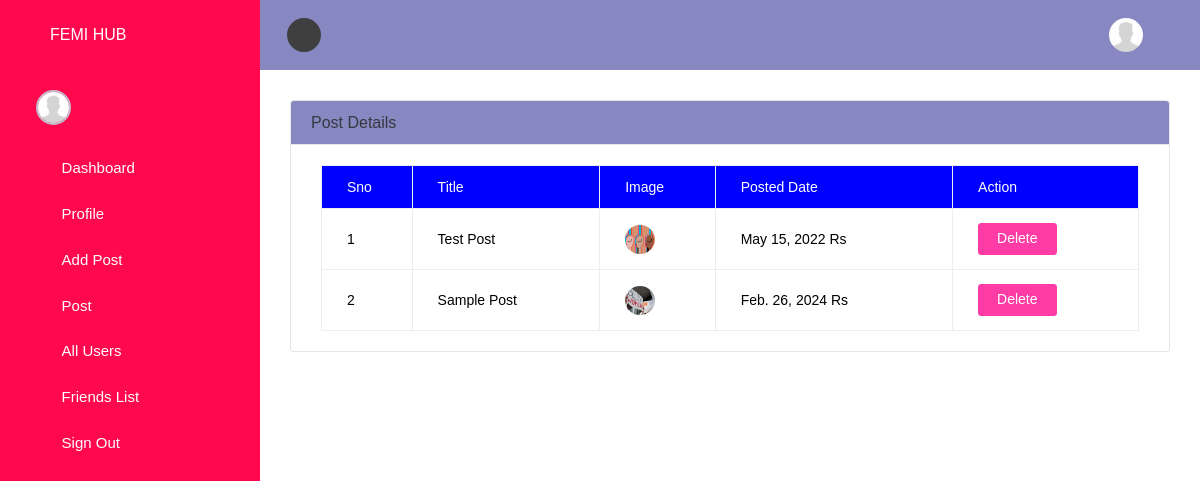
The app's page /post/ (signed in) with its own data.
### app/models.py (models this page shows, shortened)
class Post(models.Model):
	title = models.CharField(max_length=50)
	description = models.TextField(max_length=2000)
	user_id = models.ForeignKey(Register_Detail, on_delete=models.CASCADE)
	image = models.FileField('Upload Image',upload_to='documents/',null=True)
	date = models.DateField('Posted Date',default=timezone.now())

### app/views.py (the view)
# urls.py: path('post/', views.post, name='post'),
def post(request):
	user_id=request.session['user_id']
	if request.session.has_key('username'):
		detail=Post.objects.filter(user_id=int(user_id))
		return render(request,'post.html',{'detail':detail})
	else:
		return render(request,'login.html',{})

### app/templates/post.html
{%include 'header.html'%}
<div class="container" style="margin:0 auto;padding-top:100px;">
<div class="col-xl-12 col-lg-12 col-md-12 col-sm-12 col-12" >
    <div class="card" >
        <h5 class="card-header">Post Details</h5>
        <div class="card-body">
            <div class="table-responsive ">
                <table class="table table-bordered">
                    <thead style="background: blue;color: #FFF">
                        <tr class="white">
                            <th>Sno</th>
							<th>Title</th>
							<th>Image </th>
							<th>Posted Date</th>
							<th>Action</th>
                        </tr>
                    </thead>
                    <tbody>
                        {% for i in detail %}
                        <tr style="background: #FFF;color: #000">
                            <td>{{forloop.counter}}</td>
							<td>{{i.title}}</td>
							<td><img src="/media/{{i.image}}" width="50px"></td>
							<td>{{i.date}} Rs</td>
							<td>
							<a href="{% url 'delete' pk=i.id %}" class="btn btn-danger" onclick="return confirm('Are you sure want to delete?')"> Delete </a></td>
                        </tr>
                        {% empty %}
                        <tr>
                            <td colspan="8" class="text-center bg-primary">No Post</td>
                        </tr>
                       {% endfor %}
                    </tbody>
                </table>
            </div>
        </div>
    </div>
</div>
</div>

### app/templates/header.html (style rules this page uses)
.card-header { background:#8787c1 !important; }

### records on screen
Post: title "Test Post", image (picture), date "May 15, 2022"
Post: title "Sample Post", image (picture), date "Feb. 26, 2024"
